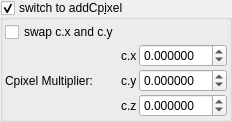
    <widget class="MyGroupBox" name="groupCheck_transf_addCpixel_enabled_false">
     <property name="toolTip">
      <string>&lt;html&gt;&lt;head/&gt;&lt;body&gt;&lt;p&gt;Cpixel is CVector3 c = ( c.x, c.y, c.z). It is each original point (pixel) in 3D space where the iteration starts from, ( c = original z for each point .) It is commonly found in formula structures z = f(z) + c.&lt;/p&gt;&lt;p&gt;The Cpixel multiplier effectively scales this point &amp;quot;c&amp;quot;.&lt;/p&gt;&lt;p&gt;This transform allows the swapping of the order of the &amp;quot;CVector3 c&amp;quot; components before being multiplied by &amp;quot;CVector3 z&amp;quot; components.&lt;/p&gt;&lt;/body&gt;&lt;/html&gt;</string>
     </property>
     <property name="title">
      <string>switch to addCp&amp;ixel</string>
     </property>
     <property name="checkable">
      <bool>true</bool>
     </property>
     <layout class="QVBoxLayout" name="verticalLayout_51">
      <property name="spacing">
       <number>2</number>
      </property>
      <property name="leftMargin">
       <number>2</number>
      </property>
      <property name="topMargin">
       <number>2</number>
      </property>
      <property name="rightMargin">
       <number>2</number>
      </property>
      <property name="bottomMargin">
       <number>2</number>
      </property>
      <item>
       <layout class="QGridLayout" name="gridLayout_25" columnstretch="0,0,1">
        <property name="spacing">
         <number>2</number>
        </property>
        <item row="1" column="2">
         <widget class="MyDoubleSpinBox" name="spinbox3_transf_constant_multiplierC_111_x">
          <property name="sizePolicy">
           <sizepolicy hsizetype="Minimum" vsizetype="Maximum">
            <horstretch>0</horstretch>
            <verstretch>0</verstretch>
           </sizepolicy>
          </property>
          <property name="prefix">
           <string/>
          </property>
          <property name="suffix">
           <string/>
          </property>
          <property name="decimals">
           <number>6</number>
          </property>
          <property name="minimum">
           <double>-99.989999999999995</double>
          </property>
          <property name="maximum">
           <double>99.989999999999995</double>
          </property>
          <property name="singleStep">
           <double>0.100000000000000</double>
          </property>
         </widget>
        </item>
        <item row="1" column="0" rowspan="3">
         <widget class="QLabel" name="label_108">
          <property name="text">
           <string>Cpixel Multiplier:</string>
          </property>
         </widget>
        </item>
        <item row="2" column="1">
         <widget class="QLabel" name="label_110">
          <property name="text">
           <string notr="true">c.y</string>
          </property>
         </widget>
        </item>
        <item row="3" column="1">
         <widget class="QLabel" name="label_111">
          <property name="text">
           <string notr="true">c.z</string>
          </property>
         </widget>
        </item>
        <item row="3" column="2">
         <widget class="MyDoubleSpinBox" name="spinbox3_transf_constant_multiplierC_111_z">
          <property name="sizePolicy">
           <sizepolicy hsizetype="Minimum" vsizetype="Maximum">
            <horstretch>0</horstretch>
            <verstretch>0</verstretch>
           </sizepolicy>
          </property>
          <property name="prefix">
           <string/>
          </property>
          <property name="suffix">
           <string/>
          </property>
          <property name="decimals">
           <number>6</number>
          </property>
          <property name="minimum">
           <double>-99.989999999999995</double>
          </property>
          <property name="maximum">
           <double>99.989999999999995</double>
          </property>
          <property name="singleStep">
           <double>0.100000000000000</double>
          </property>
         </widget>
        </item>
        <item row="1" column="1">
         <widget class="QLabel" name="label_109">
          <property name="text">
           <string notr="true">c.x</string>
          </property>
         </widget>
        </item>
        <item row="2" column="2">
         <widget class="MyDoubleSpinBox" name="spinbox3_transf_constant_multiplierC_111_y">
          <property name="sizePolicy">
           <sizepolicy hsizetype="Minimum" vsizetype="Maximum">
            <horstretch>0</horstretch>
            <verstretch>0</verstretch>
           </sizepolicy>
          </property>
          <property name="prefix">
           <string/>
          </property>
          <property name="suffix">
           <string/>
          </property>
          <property name="decimals">
           <number>6</number>
          </property>
          <property name="minimum">
           <double>-99.989999999999995</double>
          </property>
          <property name="maximum">
           <double>99.989999999999995</double>
          </property>
          <property name="singleStep">
           <double>0.100000000000000</double>
          </property>
         </widget>
        </item>
        <item row="0" column="0">
         <widget class="MyCheckBox" name="checkBox_transf_function_enabledy_false">
          <property name="text">
           <string notr="true">swap c.x and c.y</string>
          </property>
         </widget>
        </item>
       </layout>
      </item>
     </layout>
    </widget>
